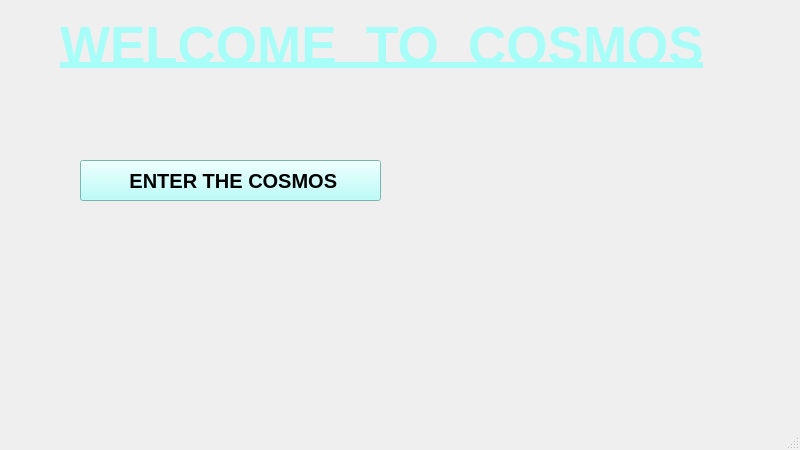
<?xml version="1.0" encoding="UTF-8"?>
<ui version="4.0">
 <class>MainWindow</class>
 <widget class="QMainWindow" name="MainWindow">
  <property name="geometry">
   <rect>
    <x>0</x>
    <y>0</y>
    <width>800</width>
    <height>450</height>
   </rect>
  </property>
  <property name="maximumSize">
   <size>
    <width>800</width>
    <height>450</height>
   </size>
  </property>
  <property name="windowTitle">
   <string>Encyclopedia</string>
  </property>
  <widget class="QWidget" name="centralwidget">
   <widget class="QLabel" name="label">
    <property name="geometry">
     <rect>
      <x>0</x>
      <y>0</y>
      <width>801</width>
      <height>461</height>
     </rect>
    </property>
    <property name="text">
     <string/>
    </property>
    <property name="pixmap">
     <pixmap resource="Rescourse.qrc">:/Image/Image/space.jpg</pixmap>
    </property>
    <property name="scaledContents">
     <bool>true</bool>
    </property>
   </widget>
   <widget class="QLabel" name="label_2">
    <property name="geometry">
     <rect>
      <x>60</x>
      <y>10</y>
      <width>781</width>
      <height>71</height>
     </rect>
    </property>
    <property name="font">
     <font>
      <pointsize>40</pointsize>
      <bold>true</bold>
      <underline>true</underline>
     </font>
    </property>
    <property name="styleSheet">
     <string notr="true">color: rgb(167, 253, 248);</string>
    </property>
    <property name="text">
     <string>WELCOME  TO  COSMOS</string>
    </property>
   </widget>
   <widget class="QPushButton" name="pushButton">
    <property name="geometry">
     <rect>
      <x>80</x>
      <y>160</y>
      <width>301</width>
      <height>41</height>
     </rect>
    </property>
    <property name="font">
     <font>
      <pointsize>15</pointsize>
      <bold>true</bold>
     </font>
    </property>
    <property name="styleSheet">
     <string notr="true">background-color: rgb(167, 253, 248);</string>
    </property>
    <property name="text">
     <string> ENTER THE COSMOS</string>
    </property>
   </widget>
  </widget>
  <widget class="QStatusBar" name="statusbar"/>
 </widget>
 <resources>
  <include location="Rescourse.qrc"/>
 </resources>
 <connections/>
</ui>
